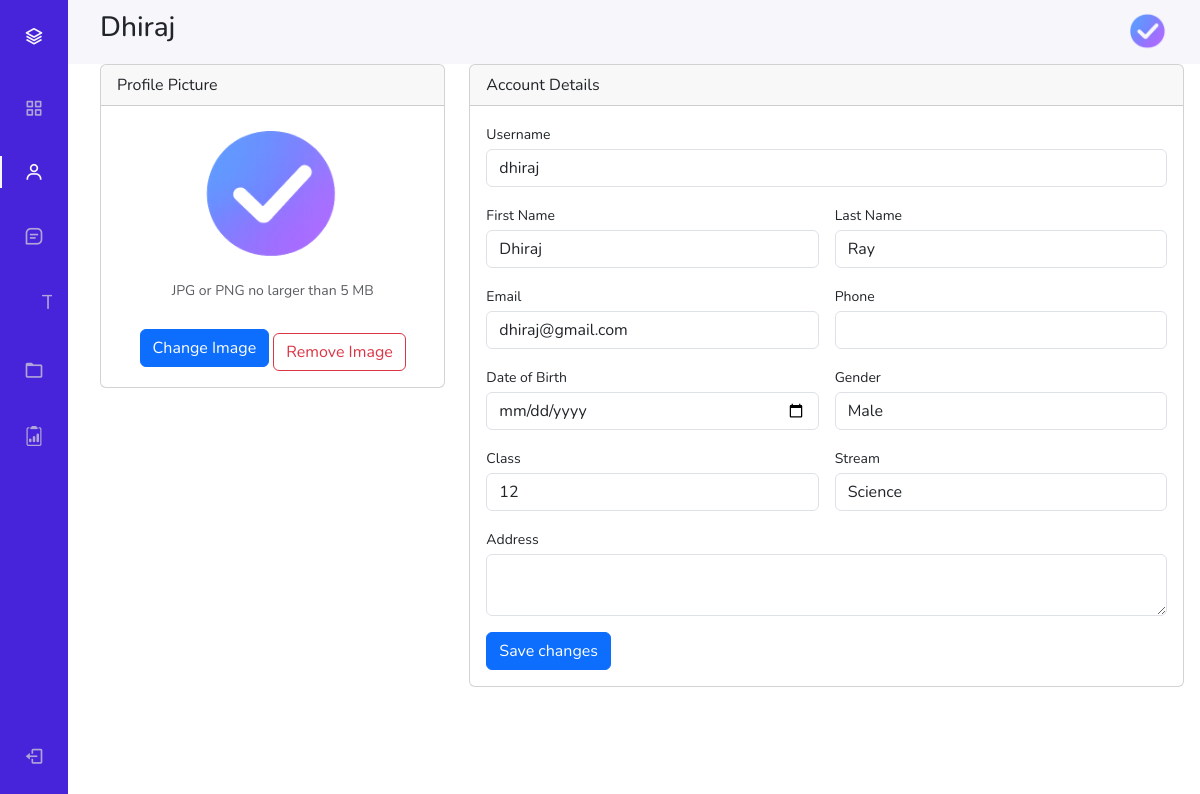
/prof/ (signed in), run on the app's committed database.
### students/models.py (models this page shows, shortened)
class StudentProfile(models.Model):
    GENDER_CHOICES = [
        ('M', 'Male'),
        ('F', 'Female'),
    ]
    CLASS_CHOICES = [
        ('11', '11'),
        ('12', '12'),
    ]
    STREAM_CHOICES = [
        ('Science', 'Science'),
        ('Commerce', 'Commerce'),
        ('Arts', 'Arts'),
        ('All', 'All'),
    ]
    user = models.OneToOneField(User, on_delete=models.CASCADE)
    phone = models.CharField(max_length=15, blank=True)
    dob = models.DateField(null=True, blank=True)
    gender = models.CharField(max_length=1, choices=GENDER_CHOICES, blank=True)
    class_level = models.CharField(max_length=2, choices=CLASS_CHOICES, blank=True)
    stream = models.CharField(max_length=20, choices=STREAM_CHOICES, blank=True)
    address = models.TextField(blank=True)
    profile_picture = models.ImageField(upload_to='profile_pics/', null=True, blank=True)
    level = models.PositiveIntegerField(default=1)        # you can compute later
    enrolled_subjects = models.ManyToManyField(
        'subjects.Subject', related_name="enrolled_students", blank=True
    )
    onboarding_complete = models.BooleanField(default=False)
    created_at = models.DateTimeField(auto_now_add=True)
    updated_at = models.DateTimeField(auto_now=True)

### students/views.py (the view, shortened to what this page needs)
# urls.py: path('prof/', Profile, name='profile'),
@login_required(login_url='/login/')
def Profile(request):
    profile = get_object_or_404(StudentProfile, user=request.user)
    return render(request, "students/profile.html", {"profile": profile})

### core/context_processors.py (called while the page is built)
def profile_context(request):
    if request.user.is_authenticated:
        try:
            profile = StudentProfile.objects.get(user=request.user)
            return {"profile": profile}
        except StudentProfile.DoesNotExist:
            return {"profile": None}
    return {"profile": None}

### students/templates/students/profile.html (shortened to what this page needs)
{% extends "../core/base.html" %}
{% load static %}
{% block content %}
<form method="post" enctype="multipart/form-data">
<div class="row">
<div class="col-xl-4">
  <div class="card mb-4 mb-xl-0">
    <div class="card-header">Profile Picture</div>
    <div class="card-body text-center">
      <img id="profilePreview"
           class="img-account-profile rounded-circle mb-2"
           src="{% if profile.profile_picture %}{{ profile.profile_picture.url }}{% else %}/static/images/avatar1.png{% endif %}"
           alt="Profile Picture" width="150" height="150">
      <div class="small font-italic text-muted mb-4">
        JPG or PNG no larger than 5 MB
      </div>
      <button class="btn btn-primary" type="button"
              onclick="document.getElementById('fileInput').click()">
        {% if profile.profile_picture %}Change Image{% else %}Upload New Image{% endif %}
      </button>
      {% if profile.profile_picture %}
        <button class="btn btn-outline-danger mt-2" type="submit" name="remove_picture" value="1">
          Remove Image
        </button>
      {% endif %}
    </div>
  </div>
</div>
  <div class="col-xl-8">
    <div class="card mb-4">
      <div class="card-header">Account Details</div>
      <div class="card-body">
          <div class="mb-3">
            <label class="small mb-1">Username</label>
            <input class="form-control" type="text" name="username" value="{{ profile.user.username }}" readonly>
          </div>
          <div class="row gx-3 mb-3">
            <div class="col-md-6">
              <label class="small mb-1">First Name</label>
              <input class="form-control" type="text" name="first_name" value="{{ profile.user.first_name }}">
            </div>
            <div class="col-md-6">
              <label class="small mb-1">Last Name</label>
              <input class="form-control" type="text" name="last_name" value="{{ profile.user.last_name }}">
            </div>
          </div>
          <div class="row gx-3 mb-3">
            <div class="col-md-6">
              <label class="small mb-1">Email</label>
              <input class="form-control" type="email" name="email" value="{{ profile.user.email }}">
            </div>
            <div class="col-md-6">
              <label class="small mb-1">Phone</label>
              <input class="form-control" type="tel" name="phone" value="{{ profile.phone }}">
            </div>
          </div>
          <div class="row gx-3 mb-3">
            <div class="col-md-6">
              <label class="small mb-1">Date of Birth</label>
              <input class="form-control" type="date" name="dob" id="datepicker" value="{% if profile.dob %}{{ profile.dob|date:'Y-m-d' }}{% else %}{% endif %}">
            </div>
            <div class="col-md-6">
              <label class="small mb-1">Gender</label>
              <select class="form-control" name="gender">
                <option value="M" {% if profile.gender == "M" %}selected{% endif %}>Male</option>
              </select>
            </div>
          </div>
          <div class="row gx-3 mb-3">
            <div class="col-md-6">
              <label class="small mb-1">Class</label>
              <input class="form-control" type="text" name="class_level" value="{{ profile.class_level }}">
            </div>
            <div class="col-md-6">
              <label class="small mb-1">Stream</label>
              <input class="form-control" type="text" name="stream"
                     value="{{ profile.stream }}">
            </div>
          </div>
          <div class="mb-3">
            <label class="small mb-1">Address</label>
            <textarea class="form-control" name="address" rows="2">{{ profile.address }}</textarea>
          </div>
          <button class="btn btn-primary" type="submit">Save changes</button>
        </form>
{% endblock content %}

### core/templates/core/components/Navbar.html (shortened to what this page needs)
{% load static %}
<body id="body-pd">
  <header class="header" id="header">
    <div>
      <h3>{{ profile.user.first_name }}</h3>
    </div>
    <div class="header_img">
      <img src="{{profile.profile_picture.url}}" alt="" />
    </div>
  </header>
  <div class="l-navbar" id="nav-bar">
    <nav class="nav">
      <div>
        <div class="nav_logo" id="nav-logo-toggle">
          <i class="bx bx-layer nav_logo-icon"></i>
        </div>
        <div class="nav_list">
          <a href="/" class="nav_link {% if request.path == '/' %}active{% endif %}">
            <i class="bx bx-grid-alt nav_icon"></i>
          </a>
          <a href="{% url "profile" %}" class="nav_link {% if '/prof/' in request.path %}active{% endif %}">
            <i class="bx bx-user nav_icon"></i>
          </a>
          <a href="{% url "subject_list" %}" class="nav_link {% if 'subjects' in request.path %}active{% endif %}">
            <i class="bx bx-message-square-detail nav_icon"></i>
          </a>
          <a href="{% url "take_exam" %}" class="nav_link {% if '/test/' in request.path %}active{% endif %}">
          <span class="nav_name">Take Exams</span>
          </a>
          <a href="{% url "material" %}" class="nav_link {% if '/materials/' in request.path %}active{% endif %}">
            <i class="bx bx-folder nav_icon"></i>
          </a>
          <a href="{% url "report" %}" class="nav_link {% if '/stat/' in request.path %}active{% endif %}">
            <i class="bi bi-clipboard2-data nav_icon"></i>
          </a>
        </div>
      </div>
      <a href="{% url 'logout' %}" class="nav_link">
        <i class="bx bx-log-out nav_icon"></i>
      </a>
    </nav>
  </div>
</body>

### core/static/css/styles.css (style rules this page uses)
:root { --header-height: 3rem; --nav-width: 68px; --first-color: #4723d9; --first-color-light: #afa5d9; --white-color: #f7f6fb; --body-font: "Nunito", sans-serif; --normal-font-size: 1rem; --z-fixed: 100; }
body { position: relative; margin: var(--header-height) 0 0 0; padding: 0 1rem; font-family: var(--body-font); font-size: var(--normal-font-size); transition: 0.5s; }
a { text-decoration: none; }
.header { width: 100%; height: var(--header-height); position: fixed; top: 0; left: 0; display: flex; align-items: center; justify-content: space-between; padding: 0 1rem; background-color: var(--white-color); z-index: var(--z-fixed); transition: 0.5s; }
.header_img { width: 35px; height: 35px; display: flex; justify-content: center; border-radius: 50%; overflow: hidden; }
.header_img img { width: 40px; }
.l-navbar { position: fixed; top: 0; left: -30%; width: var(--nav-width); height: 100vh; background-color: var(--first-color); padding: 0.5rem 1rem 0 0; transition: 0.5s; z-index: var(--z-fixed); }
.nav { height: 100%; display: flex; flex-direction: column; justify-content: space-between; overflow: hidden; }
.nav_logo, .nav_link { display: grid; grid-template-columns: max-content max-content; align-items: center; column-gap: 1rem; padding: 0.5rem 0 0.5rem 1.5rem; }
.nav_logo { margin-bottom: 2rem; }
.nav_logo-icon { font-size: 1.25rem; color: var(--white-color); }
.nav_link { position: relative; color: var(--first-color-light); margin-bottom: 1.5rem; transition: 0.3s; }
.nav_link:nth-child(4) { font-size: 1.25rem; margin-left: 2px; }
.nav_icon { font-size: 1.25rem; }
.active { color: var(--white-color); }
.active::before { content: ""; position: absolute; left: 0; width: 2px; height: 32px; background-color: var(--white-color); }
@media screen and (min-width: 768px) { body { margin: calc(var(--header-height) + 1rem) 0 0 0; padding-left: calc(var(--nav-width) + 2rem); } }
@media screen and (min-width: 768px) { .header { height: calc(var(--header-height) + 1rem); padding: 0 2rem 0 calc(var(--nav-width) + 2rem); } }
@media screen and (min-width: 768px) { .header_img { width: 40px; height: 40px; } }
@media screen and (min-width: 768px) { .header_img img { width: 45px; } }
@media screen and (min-width: 768px) { .l-navbar { left: 0; padding: 1rem 1rem 0 0; } }

### data on the page
StudentProfile: user.first_name "Dhiraj", profile_picture (picture), username "dhiraj", first_name "Dhiraj", last_name "Ray", email "dhiraj@gmail.com", gender "Male", class_level "12", stream "Science"
